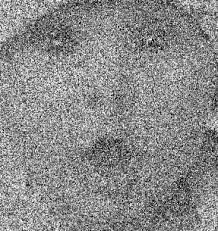
#> input picture w2/baby.jpeg, 218 x 231 px
$ jupyter execute lab6.ipynb
#> lines starting #> are read from the running program, lines starting #| are printed output that depends on the picture
[cell 1]
import cv2
import matplotlib.pyplot as plt

# Đọc ảnh gốc
img = cv2.imread('baby.jpeg')
#> img is the input picture: shape (231, 218, 3); min 0, max 255, mean 137.8
img = cv2.cvtColor(img, cv2.COLOR_BGR2RGB)

# Áp dụng mean filter (blur)
mean_filtered = cv2.blur(img, (5, 5))  # kernel 5x5
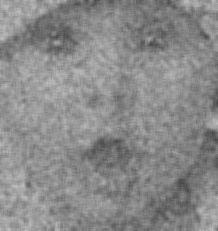
#> mean_filtered: shape (231, 218, 3); min 71, max 191, mean 137.8

# Hiển thị ảnh gốc và ảnh đã lọc
plt.figure(figsize=(10,5))
plt.subplot(1,2,1)
plt.title('Ảnh gốc')
plt.imshow(img)
plt.subplot(1,2,2)
plt.title('Mean Filter')
plt.imshow(mean_filtered)


plt.show()
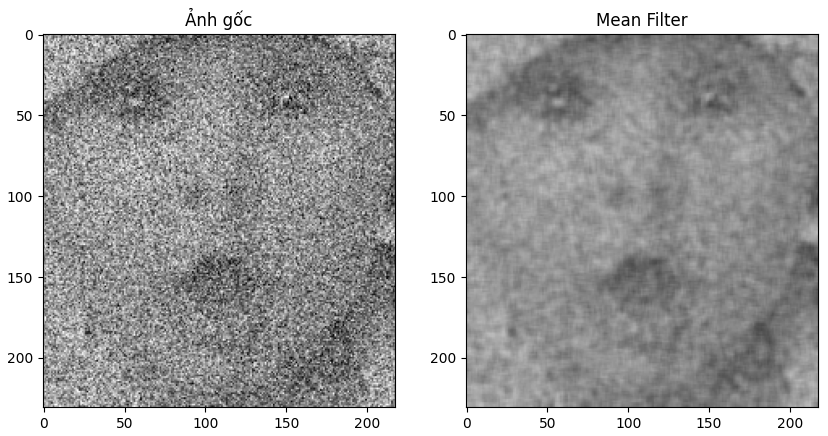
#> figure drawn by matplotlib, 2 panels

[cell 2]
import cv2
import matplotlib.pyplot as plt

# Đọc ảnh gốc
img = cv2.imread('baby.jpeg')
img = cv2.cvtColor(img, cv2.COLOR_BGR2RGB)

# Áp dụng median filter (lọc trung vị)
median_filtered = cv2.medianBlur(img, 5)  # kernel size 5

# Hiển thị ảnh gốc và ảnh đã lọc
plt.figure(figsize=(10,5))
plt.subplot(1,2,1)
plt.title('Ảnh gốc')
plt.imshow(img)
plt.axis('off')
plt.subplot(1,2,2)
plt.title('Median Filter')
plt.imshow(median_filtered)
plt.axis('off')

plt.show()
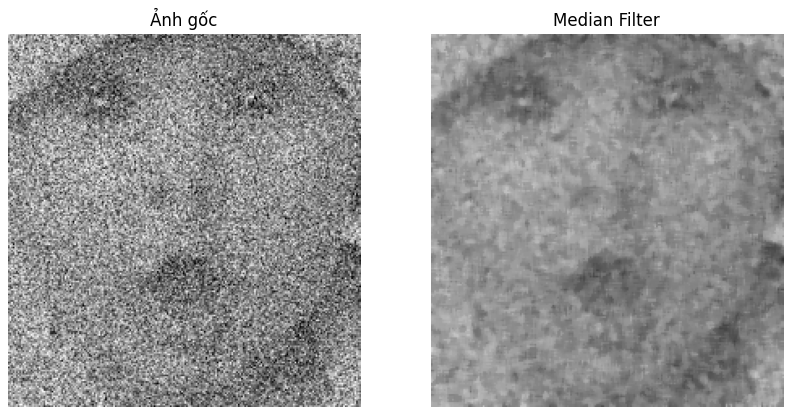
#> figure drawn by matplotlib, 2 panels

[cell 3]
import cv2
import numpy as np
import matplotlib.pyplot as plt

# Đọc ảnh gốc
img = cv2.imread('baby.jpeg')
img = cv2.cvtColor(img, cv2.COLOR_BGR2RGB)

# Hàm áp dụng max filter (lọc cực đại)
def max_filter(img, ksize):
#> called with ksize = 5
    return cv2.dilate(img, np.ones((ksize, ksize), np.uint8))
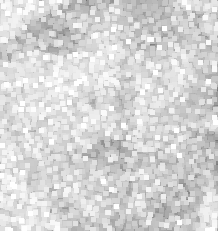
#> returned value: shape (231, 218, 3); min 113, max 255, mean 214

# Áp dụng max filter với kernel size 5
max_filtered = max_filter(img, 5)

# Hiển thị ảnh gốc và ảnh đã lọc
plt.figure(figsize=(10,5))
plt.subplot(1,2,1)
plt.title('Ảnh gốc')
plt.imshow(img)
plt.axis('off')
plt.subplot(1,2,2)
plt.title('Max Filter')
plt.imshow(max_filtered)
plt.axis('off')

plt.show()

[cell 4]
import cv2
import numpy as np
import matplotlib.pyplot as plt

# Đọc ảnh gốc
img = cv2.imread('baby.jpeg')
img = cv2.cvtColor(img, cv2.COLOR_BGR2RGB)

# Hàm áp dụng min filter (lọc cực tiểu)
def min_filter(img, ksize):
#> called with ksize = 5
    return cv2.erode(img, np.ones((ksize, ksize), np.uint8))
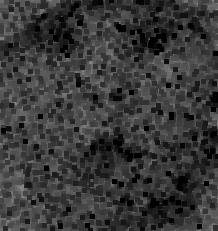
#> returned value: shape (231, 218, 3); min 0, max 143, mean 56.7

# Áp dụng min filter với kernel size 5
min_filtered = min_filter(img, 5)

# Hiển thị ảnh gốc và ảnh đã lọc
plt.figure(figsize=(10,5))
plt.subplot(1,2,1)
plt.title('Ảnh gốc')
plt.imshow(img)
plt.axis('off')
plt.subplot(1,2,2)
plt.title('Min Filter')
plt.imshow(min_filtered)
plt.axis('off')

plt.show()

$ run again, with w2/balloons_noisy.png saved as w2/baby.jpeg
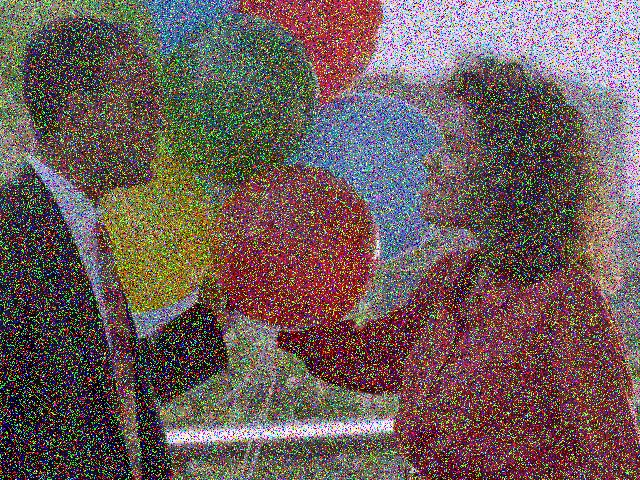
#> input picture w2/balloons_noisy.png, 640 x 480 px
#> img is the input picture: shape (480, 640, 3); mean B, G, R 90.6, 92.3, 109.1
#> `median_filtered = cv2.medianBlur(img, 5)`:
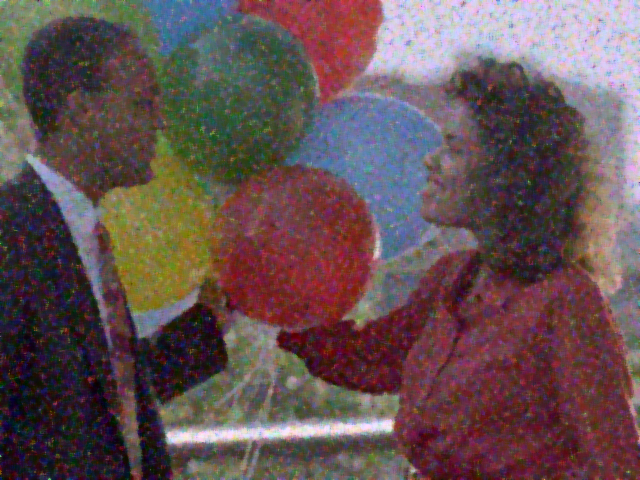
#> median_filtered: shape (480, 640, 3); mean R, G, B 101.2, 81.4, 83.1
#> in min_filter, `return cv2.erode(img, np.ones((ksize, ksize), np.uint8))`:
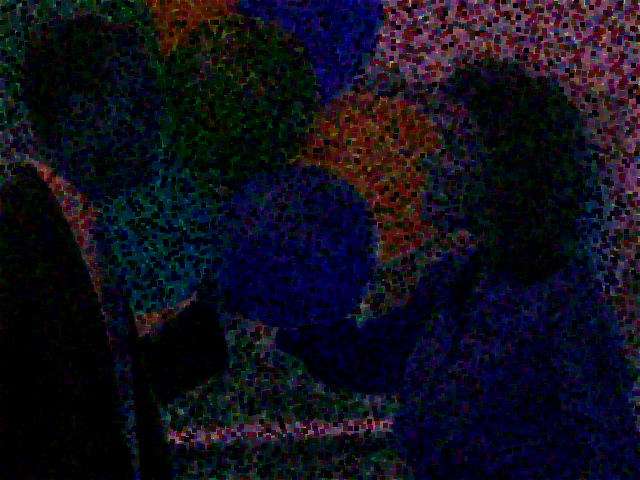
#> returned value: shape (480, 640, 3); mean of channels 0, 1, 2 27.3, 15.3, 16.6; drawn as B, G, R
